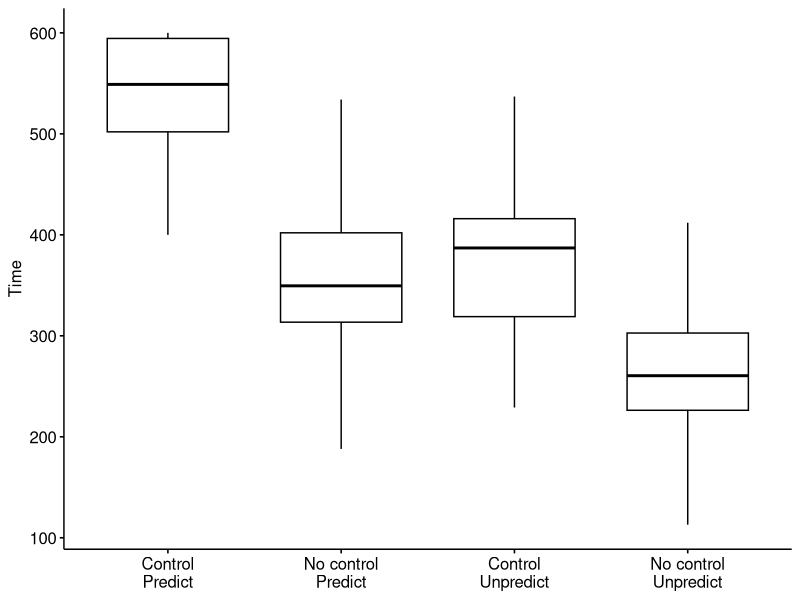
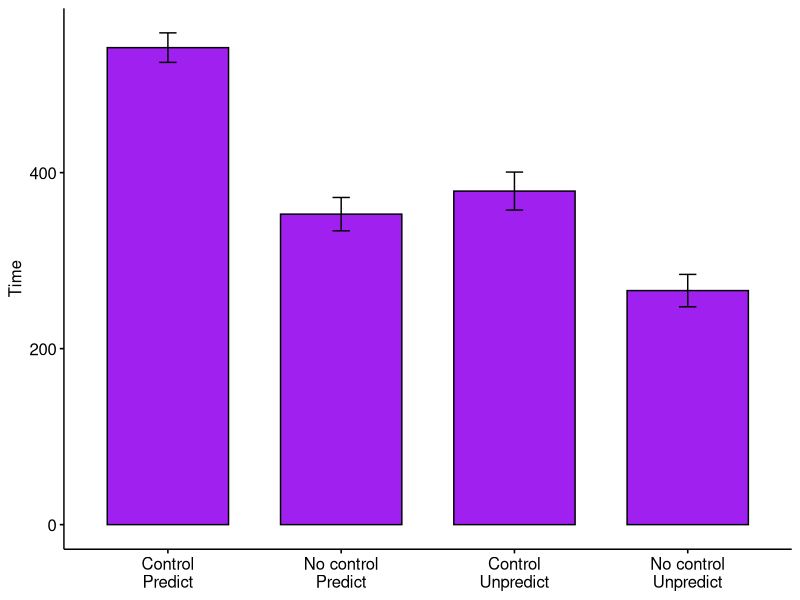
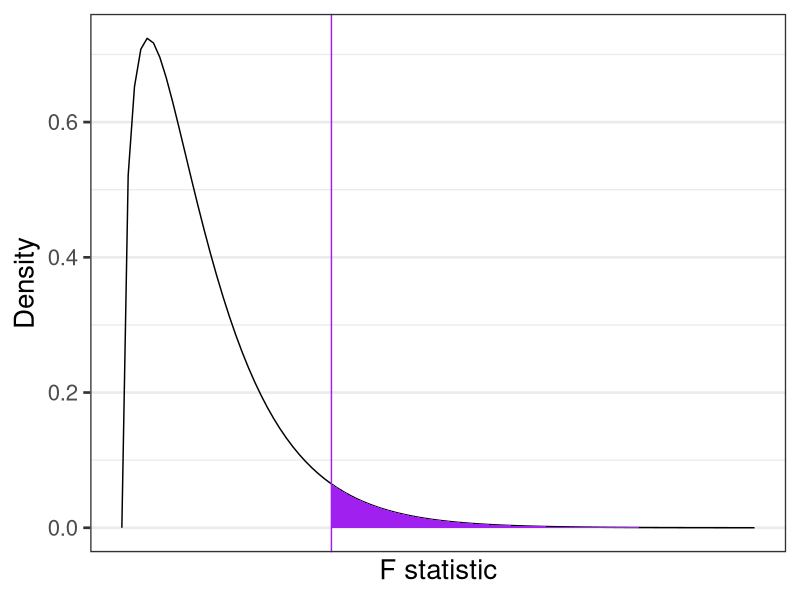
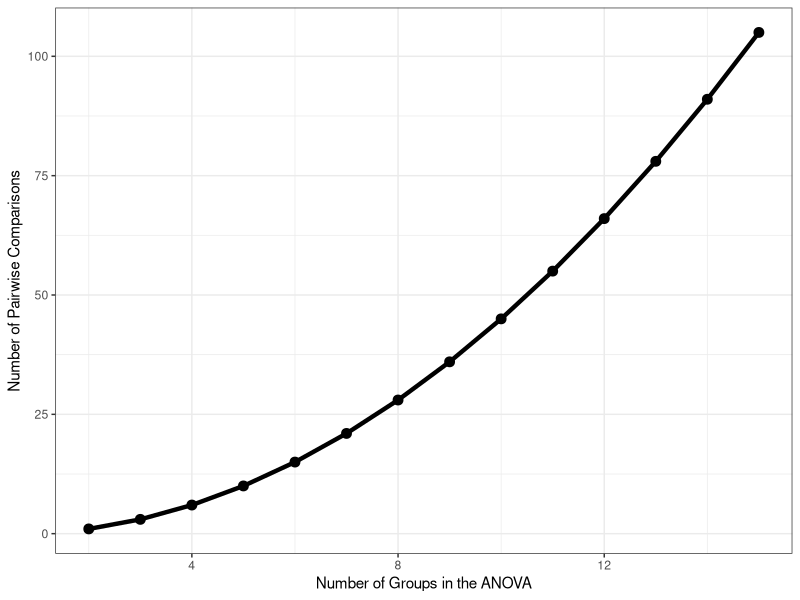
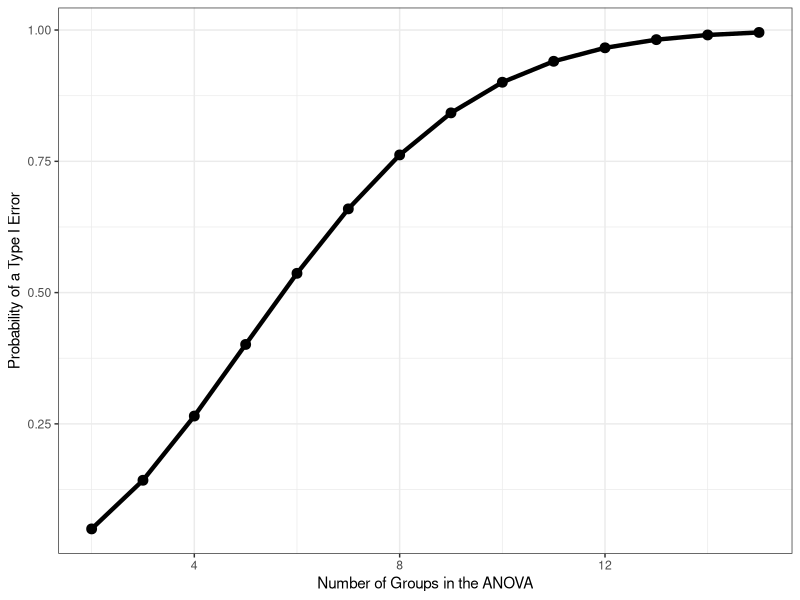

Generate these figures, in order, with R:
## ---- chunk 1
options(scipen = 999)
library(tidyverse)
library(knitr)
# function to display only part of the output
hook_output <- knit_hooks$get("output")
knit_hooks$set(output = function(x, options) {
  lines <- options$output.lines
  if (is.null(lines)) {
    return(hook_output(x, options))  # pass to default hook
  }
  x <- unlist(strsplit(x, "\n"))
  more <- "..."
  if (length(lines)==1) {        # first n lines
    if (length(x) > lines) {
      # truncate the output, but add ....
      x <- c(head(x, lines), more)
    }
  } else {
    x <- c(more, x[lines], more)
  }
  # paste these lines together
  x <- paste(c(x, ""), collapse = "\n")
  hook_output(x, options)
})

knitr::opts_chunk$set(message = FALSE) # suppress messages
## ---- chunk 2
library(here)
rotate = read.csv(here("data/pursuit_rotor.csv"))
head(rotate)
class(rotate$Group)
rotate$Group_lab = factor(rotate$Group, 
                          labels = c("Control\nPredict", 
                                     "No control\nPredict",
                                     "Control\nUnpredict",
                                     "No control\nUnpredict"))
## ---- chunk 3
library(ggpubr)
ggboxplot(data = rotate, x = "Group_lab", y = "Time", xlab = F)
## ---- chunk 4
ggbarplot(data = rotate, x = "Group_lab", y = "Time", xlab = F, add = c("mean_ci"), fill = "purple")
## ---- chunk 5
library(knitr)
library(kableExtra)
rotate %>%
  group_by(Group_lab) %>%
  summarize(N = n(),
            Mean = mean(Time, na.rm = T),
            SD = sd(Time, na.rm = T)) %>%
  kable(., digits = 2) %>% kable_styling()
## ---- chunk 6
rotate = rotate %>%
  mutate(dummy_2 = ifelse(Group == 2, 1, 0),
         dummy_3 = ifelse(Group == 3, 1, 0),
         dummy_4 = ifelse(Group == 4, 1, 0)) 

rotate %>% 
  select(ID, Group,
         matches("dummy")) %>%
  kable() %>% kable_styling()

## ---- chunk 7
mod.1 = lm(Time ~ dummy_2 + dummy_3 + dummy_4, data = rotate)
summary(mod.1)
## ---- chunk 8
newdata = data.frame(dummy_2 = c(0,1,0,0),
                     dummy_3 = c(0,0,1,0),
                     dummy_4 = c(0,0,0,1))
predict(mod.1, newdata = newdata, se.fit = T)
## ---- chunk 9
summary(mod.1)
## ---- chunk 10
rotate = rotate %>%
  mutate(dummy_1 = ifelse(Group == 1, 1, 0),
         dummy_3 = ifelse(Group == 3, 1, 0),
         dummy_4 = ifelse(Group == 4, 1, 0)) 
mod.2 = lm(Time ~ dummy_1 + dummy_3 + dummy_4, data = rotate)
summary(mod.2)
## ---- chunk 11
cor(rotate[,grepl("dummy", names(rotate))], use = "pairwise")
## ---- chunk 12
summary(mod.1)
## ---- chunk 13
summary(mod.2)
## ---- chunk 14
data.frame(F = c(0,8)) %>%
  ggplot(aes(x = F)) +
  stat_function(fun = function(x) df(x, df1 = 3, df2 = 196), 
                geom = "line") +
  stat_function(fun = function(x) df(x, df1 = 3, df2 = 196), 
                geom = "area", xlim = c(2.65, 8), fill = "purple") +
  geom_vline(aes(xintercept = 2.65), color = "purple")+
  scale_y_continuous("Density") + scale_x_continuous("F statistic", breaks = NULL) +
  theme_bw(base_size = 20)
## ---- chunk 15
fit_1 = lm(Time ~ Group_lab, data = rotate)
anova(fit_1)
## ---- chunk 16
fit_1.1 = lm(Time ~ Group, data = rotate)
anova(fit_1.1)
## ---- chunk 17
fit_1 = lm(Time ~ Group_lab, data = rotate)
anova(fit_1)
## ---- chunk 18
library(emmeans)
emmeans(fit_1, pairwise ~ Group_lab, adjust = "none")
## ---- chunk 19
data.frame(g = 2:15) %>%
  mutate(num = (g*(g-1))/2) %>%
  ggplot(aes(x = g, y = num)) +
  geom_line(size = 1.5) +
  geom_point(size = 3)+
  scale_x_continuous("Number of Groups in the ANOVA") +
  scale_y_continuous("Number of Pairwise Comparisons") +
  theme_bw()
## ---- chunk 20
data.frame(g = 2:15) %>%
  mutate(num = (g*(g-1))/2,
         p_notype1 = (1-.05)^num,
         p_type1 = 1-p_notype1) %>%
  ggplot(aes(x = g, y = p_type1)) +
  geom_line(size = 1.5) +
  geom_point(size = 3)+
  scale_x_continuous("Number of Groups in the ANOVA") +
  scale_y_continuous("Probability of a Type I Error") +
  theme_bw()
## ---- chunk 21
emmeans(fit_1, pairwise ~ Group_lab, adjust = "bonferroni")
## ---- chunk 22

data.frame(or = c(.0023, .0012, .0450, .0470, .0530, .2100),
           rank = c(6:1)) %>%
  mutate(rankp = " ",
         holm = " ") %>%
  kable(., 
        col.names = c("Original p value", "Rank", 
                      "Rank x p", "Holm")) %>% kable_styling()
## ---- chunk 23

data.frame(or = c(.0023, .0012, .0450, .0470, .0530, .2100),
           rank = c(6:1)) %>%
  mutate(rankp = or*rank,
         holm = c(.0138, .0138, .1800, .1800, .1800, .2100)) %>%
  kable(., 
        col.names = c("Original p value", "Rank", 
                      "Rank x p", "Holm")) %>% kable_styling()
## ---- chunk 24
emmeans(fit_1, pairwise ~ Group_lab, adjust = "holm")
